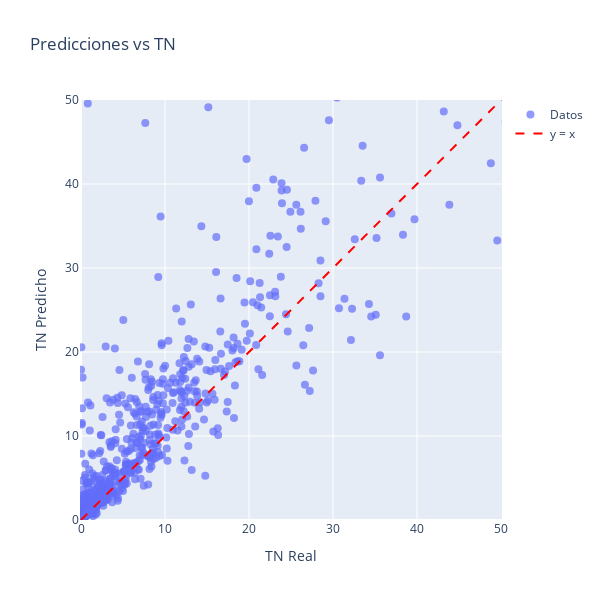

The notebook cell this image was saved under:
### Code cell
import plotly.graph_objects as go

# Crear el gráfico de dispersión
fig = go.Figure()

# Añadir los puntos de dispersión con el product_id en el hover
fig.add_trace(go.Scatter(
    x=df_final["tn"],
    y=df_final["tn_t2_pred"],
    mode='markers',
    name='Datos',
    customdata=df_final["product_id"],  # Pasamos el product_id como dato adicional
    hovertemplate=(
        "<b>TN Real</b>: %{x}<br>"
        "<b>TN Predicho</b>: %{y}<br>"
        "<b>Product ID</b>: %{customdata}<br>"
        "<extra></extra>"  # Elimina información adicional automática
    ),
    marker=dict(size=8, opacity=0.7)  # Opcional: ajustar tamaño y transparencia
))

# Añadir la línea de referencia y=x
fig.add_trace(go.Scatter(
    x=[0, 1400],
    y=[0, 1400],
    mode='lines',
    name='y = x',
    line=dict(color='red', dash='dash')
))

# Configurar el diseño del gráfico para que sea cuadrado
fig.update_layout(
    title='Predicciones vs TN',
    xaxis_title='TN Real',
    yaxis_title='TN Predicho',
    showlegend=True,
    # Forzar misma escala en ejes X e Y
    xaxis=dict(scaleanchor="y", scaleratio=1),
    yaxis=dict(scaleanchor="x", scaleratio=1),
    # Tamaño cuadrado (opcional)
    width=600,
    height=600,
    # Rango fijo para ambos ejes (opcional)
    xaxis_range=[0, 50],
    yaxis_range=[0, 50]
)

# Mostrar el gráfico
fig.show()

### Figure 1 — Plotly figure (JSON) as saved in the notebook; plotly's stock layout.template omitted (floating-point values rounded to 4 significant figures; data arrays with more than 128 entries replaced by an {"elided": "..."} marker saying what was removed)
{"data": [{"customdata": {"elided": "880 int values"}, "hovertemplate": "<b>TN Real</b>: %{x}<br><b>TN Predicho</b>: %{y}<br><b>Product ID</b>: %{customdata}<br><extra></extra>", "marker": {"opacity": 0.7, "size": 8}, "mode": "markers", "name": "Datos", "type": "scatter", "x": {"elided": "880 float values"}, "y": {"elided": "880 float values"}}, {"line": {"color": "red", "dash": "dash"}, "mode": "lines", "name": "y = x", "type": "scatter", "x": [0, 1400], "y": [0, 1400]}], "layout": {"height": 600, "showlegend": true, "title": {"text": "Predicciones vs TN"}, "width": 600, "xaxis": {"range": [0, 50], "scaleanchor": "y", "scaleratio": 1, "title": {"text": "TN Real"}}, "yaxis": {"range": [0, 50], "scaleanchor": "x", "scaleratio": 1, "title": {"text": "TN Predicho"}}}}
